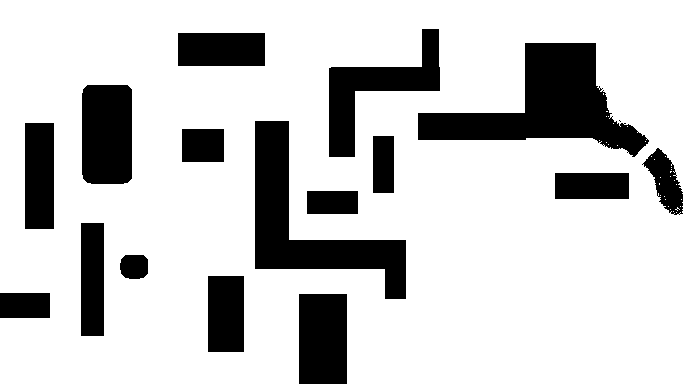
#> input picture world3.png, 683 x 384 px
$ python '(cv2)_rrtlaplace_new_edge_zero_tree_plot_function.py'
#> lines starting #> are read from the running program, lines starting #| are printed output that depends on the picture; after the words box and inside, x2 and y2 are one past the last pixel; in counts of white or black regions, pixels touching at a corner belong together; long printed decimals are rounded
# [571 lines of commented-out code are left out]

import numpy as np # NumPy
import math # Math
import random # Random
from PIL import Image, ImageOps # Image
import cv2 # CV2
from timeit import default_timer as timer # Timer
import imageio
import matplotlib.pyplot as plt
from itertools import accumulate

# Look at CuPy and PyTorch


# Ideas for GPU Acceleration:
# 1. Use CuPy library (like NumPy/SciPy but for GPUs)
    # a. This is not only faster for convolutions, but also for other NumPy stuff I think
    # b. https://www.geeksforgeeks.org/python-cupy/
# 2. Nvidia cuDNN library
# 3. PyTorch


class Node:
    """Class to store the RRT graph"""
    def __init__(self, x, y):
        self.x = x
        self.y = y
        self.parent = []
        self.point = False


# Generate a random point in the maze
def random_point(image, height, length, edges):
    check = True
    new_x = -1
    new_y = -1

    while check:
        if len(edges) == 0:
            new_x = random.randint(1, length - 2)
            new_y = random.randint(1, height - 2)

        else:
            node = random.choice(edges)
            # new_x = node.x
            # new_y = node.y
            new_x = node[1] + 4
            new_y = node[0] + 4


            if new_x <= 3 or new_x >= length-3:
                if new_y <= 3 or new_y >= height-3:
                    new_x = random.randint(1, length - 2)
                    new_y = random.randint(1, height - 2)

        # If the pixel is black
        check = False
        for i in range(-2, 3):
            for j in range(-2, 3):
                if i + new_y >= 0 and i + new_y < height and j + new_x >= 0 and j + new_x < length:
                    if(image[i+new_y][j+new_x][0] <= 10):
                        check = True

    return (new_x, new_y)

# Return the distance and angle between the new point and nearest node
def dist_and_angle(x1, y1, x2, y2):
    dist = math.sqrt( ((x1-x2)**2)+((y1-y2)**2) )
    angle = math.atan2(y2 - y1, x2 - x1)
    return (dist, angle)

# RRT Algorithm
def RRT(image, node_list, potential_map, boundary, end, RRTIterations, laplaceIterations, step_size, file_name, scaleDownFactor, start_time, result_images, times, distances, bpl, no_draw, w, h):

    # Constants
    ph, pw = potential_map.shape
    map_boundary = np.zeros((ph, pw))
    for y in range(ph):
        map_boundary[y][0] = 1
        map_boundary[y][pw-1] = 1
    for x in range(pw):
        map_boundary[0][x] = 1
        map_boundary[ph-1][x] = 1

    # Times for Each Operation
    laplace_time = 0
    edge_detection_time = 0
    gradient_descent_time = 0
    drawing_time = 0

    # Height and length for image
    height = len(image)
    length = len(image[0])

    # Kernel for Laplace equation
    kernel = np.array([[0.00, 0.25, 0.00],
                       [0.25, 0.00, 0.25],
                       [0.00, 0.25, 0.00]])

    # Zero Tree
    zero_tree = np.zeros((ph, pw))
    zero_tree[end[1]][end[0]] = 1


    total_iter = 0
    while True:

        # Laplace Equation

        # temporary_time = 0

        # m1 = timer()

        map = potential_map.copy()

        m1 = timer()

        for j in range(laplaceIterations):
            # use pytorch or cupy for this


            map = cv2.filter2D(map, -1, kernel)

            map[zero_tree == 1] = 0
            map[boundary == 1] = 1
            map[map_boundary == 1] = 1


            # temporary_time += (m2 - m1)

        # m2 = timer()

        m2 = timer()

        laplace_time += (m2 - m1)

        # Edge Detection
        m1 = timer()

        new_map = map.copy()
        new_map[new_map != 1] = 50
        new_map[new_map == 1] = 0
        new_map = np.uint8(new_map)

        # Go from PIL to CV2
        edge = cv2.Canny(new_map, 50, 150)

        # Go from CV2 to PIL
        edge = Image.fromarray(cv2.cvtColor(edge, cv2.COLOR_BGR2RGB))

        # Convert to grayscale image
        new_edge = ImageOps.grayscale(edge)

        # Crop image to avoid boundary edges
        ewidth, eheight = new_edge.size
        new_edge = new_edge.crop((2, 2, ewidth-3, eheight-3))

        # Get array of edges
        edgeArray = np.asarray(new_edge)
        edges = np.argwhere(edgeArray >= 240)

        m2 = timer()

        edge_detection_time += (m2 - m1)


        # Drawing
        if no_draw == False:
            m1 = timer()

            test_im3 = Image.open(file_name)
            w3, h3 = test_im3.size

            test_im3 = test_im3.resize((round(w3 / scaleDownFactor), round(h3 / scaleDownFactor))) # just to make the image smaller
            testResult3 = test_im3.copy()

            tw3, th3 = testResult3.size
            # i have to iterate over every pixel in the image for this
            # Is there a faster way than this?
            for ti in range(tw3):
                for tj in range(th3):
                    tgs3 = 0 # black
                    if(map[tj][ti] != 1): # NumPy array of potential
                        tgs3 = max(255 - round(map[tj][ti] * 255), 50)

                    # YOU CAN CREATE PIL IMAGE FROM NUMPY ARRAY!!!
                    testResult3.putpixel((ti, tj), (tgs3, tgs3, tgs3)) # PIL Image


            videoResult = testResult3.copy()
            bh, bw = boundary.shape
            for by in range(bh):
                for bx in range(bw):
                    if(boundary[by][bx] == 1):
                        videoResult.putpixel((bx, by), (0, 0, 127))

            draw_result(image, node_list, videoResult, end, step_size)

            m2 = timer()

            drawing_time += (m2 - m1)


        # Gradient Descent
        gm1 = timer()

        temp_drawing_time = 0

        for stuff in range(bpl):
            # Total Iterations Count
            total_iter = total_iter + 1

            if(total_iter >= RRTIterations):
                print("Iteration limit exceeded.")
                return [laplace_time, edge_detection_time, gradient_descent_time, drawing_time]
                # break

            # Get random point
            new_x, new_y = random_point(image, height, length, edges)


            tree_x = 0
            tree_y = 0

            poser = new_y
            posec = new_x

            limit = 0
            new_node_list = []
            check2 = False

            while True:

                if limit > 800:
                    # print('Path not found! Maybe try providing more Laplace iterations!')
                    break

                gradr = map[round(poser+1)][round(posec)] - map[round(poser-1)][round(posec)]
                gradc = map[round(poser)][round(posec+1)] - map[round(poser)][round(posec-1)]
                maggrad = math.sqrt(gradr**2 + gradc**2)

                if(maggrad != 0):
                    # IF THIS LESS THAN ONE (MAYBE MAKE PARAMETER), "a", call this zero gradient
                    a = step_size/maggrad # scale to pixel

                    poser = poser-a*gradr
                    posec = posec-a*gradc

                # If there is no gradient/no motion, throw away random points
                if(poser != new_y and posec != new_x):
                    new_node_list.append(Node(posec, poser))

                    zero_tree[round(poser)][round(posec)] = 1
                    check2 = True

                    if no_draw == False:
                        dm1 = timer()

                        # Put image in video
                        vResult = videoResult.copy()

                        draw_result(image, new_node_list, vResult, end, step_size)
                        for x in range(round(posec) - 2, round(posec) + 2):
                            for y in range(round(poser) - 2, round(poser) + 2):
                                if(0 < x and x < length - 1 and 0 < y and y < height - 1):
                                    vResult.putpixel((x, y), (255, 0, 0))

                        vResult = vResult.resize((w, h)) # make image large again
                        result_images.append(vResult)

                        dm2 = timer()
                        temp_drawing_time += (dm2 - dm1)

                # Stop gradient descent
                break_check = False
                for sy in range(0, 2):
                    for sx in range(0, 2):
                        if map[math.floor(poser)+sy][math.floor(posec)+sx] == 0:
                            break_check = True
                if break_check == True:
                    break

                limit = limit + 1


            if check2 == True:
                pt = Node(new_x, new_y)
                pt.point = True
                node_list.append(pt)
                zero_tree[round(new_y)][round(new_x)] = 1

                middle_time = timer()
                times.append(middle_time - start_time)
                dist, _ = dist_and_angle(tree_x, tree_y, new_x, new_y)
                distances.append(dist)
            else:
                middle_time = timer()
                times.append(middle_time - start_time)
                distances.append(0)

            node_list.extend(new_node_list)

        gm2 = timer()

        gradient_descent_time += (gm2 - gm1)
        gradient_descent_time -= temp_drawing_time
        drawing_time += temp_drawing_time


# Draw the nodes and the path
def draw_result(image, node_list, result, end, step_size):
    height = len(image)
    length = len(image[0])

    # Draw all of the nodes in the RRT
    # "Anti-aliasing"? when drawing pixel box, maybe not fill in 100% or brightness 100%?
    for node in node_list:
        round_x = round(node.x)
        round_y = round(node.y)

        if node.point == False:
            if(0 < round_x and round_x < length - 1 and 0 < round_y and round_y < height - 1):
                result.putpixel((round_x, round_y), (255, 0, 0))
        else:
            for x in range(round_x - 2, round_x + 2):
                for y in range(round_y - 2, round_y + 2):
                    if(0 < x and x < length - 1 and 0 < y and y < height - 1):
                        result.putpixel((x, y), (255, 0, 0))

    # Draw the end point
    for x in range(end[0] - 3, end[0] + 3):
        for y in range(end[1] - 3, end[1] + 3):
            if(0 < x and x < length - 1 and 0 < y and y < height - 1):
                result.putpixel((x, y), (0, 0, 255))

    # print(height, length, end)


def RRTLaplaceFunction(image, scaleDownFactor, end, RRTIterations, laplaceIterations, step_size, output_folder, output_path,
               fps, output_image, output_plot, data_file, parameter_file, time_file, bpl, no_draw):

    # Result Images for Video:
    result_images = []

    # Stuff for graph of gradient distances
    times = []
    distances = []


    file_name = image

    # Get image and convert to 2D array
    im = Image.open(image)
    w, h = im.size

    # Varying the resizing
    im = im.resize((round(w / scaleDownFactor), round(h / scaleDownFactor))) # just to make the image smaller

    image = np.asarray(im)

    height = len(image)
    length = len(image[0])

    # End Point
    end_comma = end.index(',')

    end_first_number = int(end[1:end_comma])
    end_second_number = int(end[end_comma+2:len(end)-1])

    end = (end_first_number, end_second_number)

    if(end_first_number < 0 or end_first_number >= length or end_second_number < 0 or end_second_number >= height):
        raise Exception("Sorry, the inputted end point is not in the image!")


    startTime = timer()


    node_list = [] # Node List!
    node_list.append(Node(end[0], end[1]))

    potential_map = np.ones((height, length)) # add 2 to both dimensions?

    # Get the black walls
    boundary = np.zeros((height, length))

    for y in range(height):
        for x in range(length):

            if(image[y][x][0] <= 10):
                if(end_first_number == x and end_second_number == y):
                    raise Exception("Sorry, the inputted end point is on the boundary!")

                boundary[y][x] = 1


    lt, edt, gdt, dt = RRT(image, node_list, potential_map, boundary, end, RRTIterations, laplaceIterations, step_size,
                       file_name, scaleDownFactor, startTime, result_images, times, distances, bpl, no_draw, w, h)


    endTime = timer()

    print(lt, edt, gdt, dt)

    result = im.copy() # result image
    draw_result(image, node_list, result, end, step_size)

    result = result.resize((w, h)) # make image large again


    if no_draw == False:
        # Create and save the video
        result_images.append(result)

        writer = imageio.get_writer(output_folder + "/" + output_path, fps=fps) # removed fps?

        for image_filename in result_images:
            writer.append_data(np.array(image_filename))

        writer.close()

    # Show and save the tree image
    result.save(output_folder + "/" + output_image)

    # Generate plots and save the data to .csv file
    total_distances = list(accumulate(distances))

    x = np.array(times)
    y = np.array(distances)
    total_y = np.array(total_distances)

    data = [x, y, total_y]
    np.savetxt(output_folder + "/" + data_file, data, delimiter = ",")

    # Gradient Distances vs. Time
    plt.scatter(x, y)
    plt.title("Gradient Distances vs. Time")
    plt.xlabel("Time (in seconds)")
    plt.ylabel("Gradient Distances (in pixels)")

    a = np.polyfit(x, y, 1)
    b = np.poly1d(a)

    plt.plot(x, b(x))

    plt.savefig(output_folder + "/" + "gdt" + output_plot)

    plt.close()


    # Total Gradient Distances vs. Time
    plt.scatter(x, total_y)
    plt.title("Total Gradient Distances vs. Time")
    plt.xlabel("Time (in seconds)")
    plt.ylabel("Total Gradient Distances (in pixels)")

    c = np.polyfit(x, total_y, 1)
    d = np.poly1d(c)

    plt.plot(x, d(x))

    plt.savefig(output_folder + "/" + "tgdt" + output_plot)

    plt.close()


    # Histogram
    plt.hist(y, bins = 30, edgecolor='black')
    plt.title("Histogram of Gradient Distances (in pixels)")
    plt.xlabel('Gradient Distances')
    plt.ylabel('Count of Gradient Distances')


    plt.savefig(output_folder + "/" + "hist" + output_plot)

    plt.close()


    # Output parameters to txt file
    file = open(output_folder + "/" + parameter_file, "w")
    file.write("Enter the name of your image file (include .jpg, .png, etc.): " + file_name + "\n")
    file.write("Dimensions of image: " + str(w) + " pixels by " + str(h) + " pixels!" + "\n")
    file.write("Input the factor for scaling down the image (4 recommended): " + str(scaleDownFactor) + "\n")
    file.write("Dimensions of scaled image: " + str(round(w / scaleDownFactor)) + " pixels by " + str(round(h / scaleDownFactor)) + " pixels!" + "\n")
    file.write('Enter your start point (unit: pixel) in the form of "(x, y)": (' + str(end_first_number) + ', ' + str(end_second_number) + ')' + '\n')
    file.write('Enter the number of RRT iterations (10000 recommended): ' + str(RRTIterations) + '\n')
    file.write('Enter the number of Laplace equation iterations (250 recommended): ' + str(laplaceIterations) + '\n')
    file.write('Enter the step size of the RRT (3 recommended): ' + str(step_size) + "\n")
    file.write('Enter the name of the output folder: ' + output_folder + '\n')
    file.write('Enter the desired video file name (include .mp4 at the end, make it descriptive based on the parameters entered): ' + output_path + '\n')
    file.write('Enter the fps of video (recommended 10 for small videos, 30+ for longer): ' + str(fps) + '\n')
    file.write('Enter the output tree image file (include .png at the end): ' + output_image + '\n')
    file.write('Enter the output plot image file (include .png at the end): ' + output_plot + '\n')
    file.write('Enter the desired data file (include .csv at the end): ' + data_file + '\n')
    file.write('Iteration limit exceeded.' + '\n')
    file.write('Total Time: This took ' + str(round(endTime-startTime, 3)) + ' seconds!')
    file.close()

    # Output times to txt file
    file = open(output_folder + "/" + time_file, "w")
    file.write("Laplace Time: " + str(lt) + "\n")
    file.write("Edge Detection Time: " + str(edt) + "\n")
    file.write("Gradient Descent Time: " + str(gdt) + "\n")
    file.write("Drawing Time: " + str(dt) + "\n")
    file.close()


def main():
    # conda = input("This is just for VSCode w/ Conda Python version, type anything here to start: ")

    images = ['world3']
    RRTIterations = [int(30)]
    laplaceIterations = [int(200)]

    scaleDownFactor = int(1)
    end = '(620, 356)'

    step_size = int(1)
    output_folder = 'sample_data'

    fps = int(120)

    bpl = [int(1)]

    no_draw = True


    number = 1
    for i in range(len(images)):
        for j in range(len(RRTIterations)):
            for k in range(len(laplaceIterations)):
                for l in range(len(bpl)):
                    specific = '_ye_' + images[i] + '_rrt' + str(RRTIterations[j]) + '_lap' + str(laplaceIterations[k]) + '_bql' + str(bpl[l])

                    output_path = 'vid' + specific + '.mp4'
                    output_image = 'res' + specific + '.png'
                    output_plot = 'plot' + specific + '.png'
                    data_file = 'data' + specific + '.csv'
                    parameter_file = 'param' + specific + '.txt'
                    time_file = 'time' + specific + '.txt'

                    RRTLaplaceFunction(images[i] + '.png', scaleDownFactor, end, RRTIterations[j], laplaceIterations[k],
                                    step_size, output_folder, output_path, fps, output_image, output_plot,
                                    data_file, parameter_file, time_file, bpl[l], no_draw)
#> in RRTLaplaceFunction, im is the input picture: PIL image 683x384 RGBA; mean R, G, B, A 201.9, 201.9, 201.9, 255
#> in RRTLaplaceFunction, `height = len(image)`: height = 384
#> in RRTLaplaceFunction, `length = len(image[0])`: length = 683
#> after the loop in RRTLaplaceFunction, `for y in range(height):`:
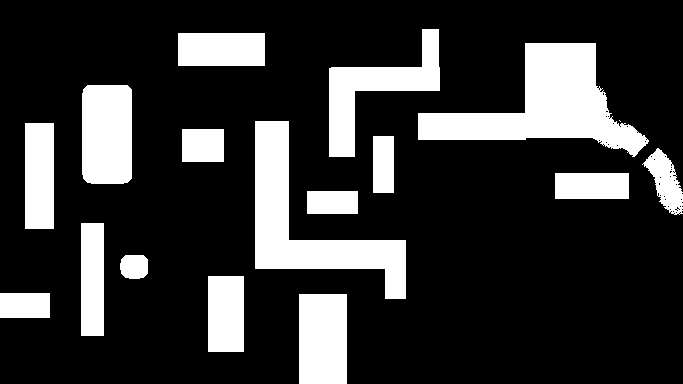
#> boundary: shape (384, 683) float64; values 0 (black) and 1 (white), 20.8% white; 17 white regions (1 under 20 px), largest, box (x1, y1, x2, y2) and area: (418, 43, 649, 157) 11208, (255, 121, 406, 299) 9055, (329, 29, 440, 157) 5024
#> after the loop in RRT, `for y in range(ph):`:
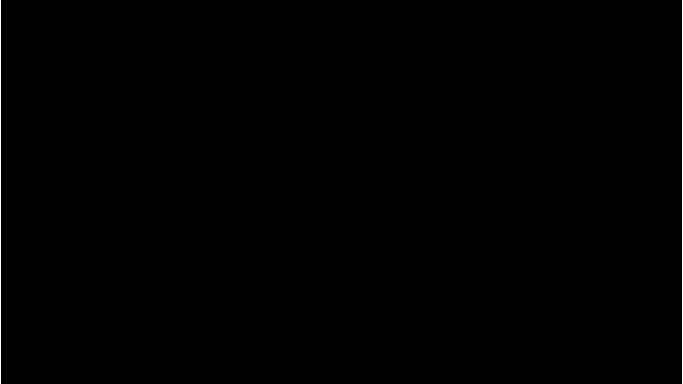
#> map_boundary: shape (384, 683) float64; values 0 (black) and 1 (white), 0.29% white in thin lines or dots
#> after the loop in RRT, `for x in range(pw):`:
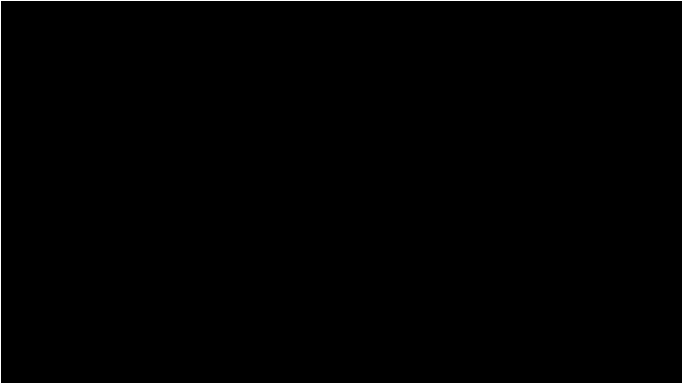
#> map_boundary: shape (384, 683) float64; values 0 (black) and 1 (white), 0.81% white in thin lines or dots
#> in RRT, `height = len(image)`: height = 384
#> in RRT, `length = len(image[0])`: length = 683
#> in RRT, `new_map[new_map != 1] = 50`:
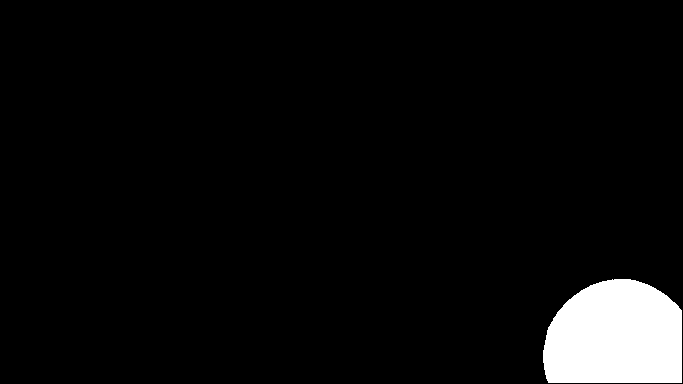
#> new_map: shape (384, 683) float64; values 1 (black) and 50 (white), 4.7% white; 1 white region, box (x1, y1, x2, y2) and area: (543, 279, 682, 383) 12453
#> in RRT, `new_edge = new_edge.crop((2, 2, ewidth-3, eheight-3))`:
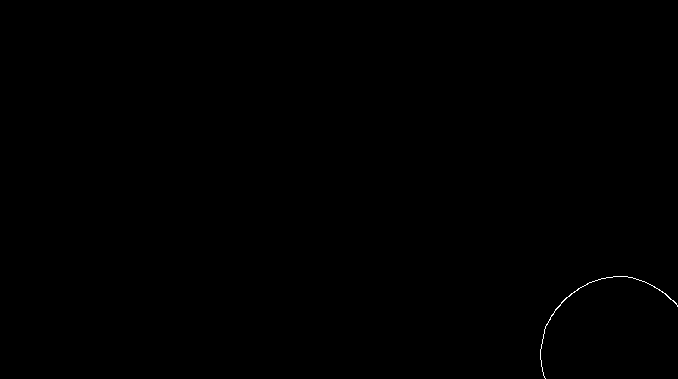
#> new_edge: PIL image 678x379 L; 0.09% white in thin lines or dots, all inside (x1, y1, x2, y2) = (540, 276, 678, 379)
#> in RRT, `edges = np.argwhere(edgeArray >= 240)`: edges = 228 pairs, first value 276 to 378, second value 540 to 677
#> the loop in RRT, `for stuff in range(bpl):` made 1 pass
#> (new_x, new_y, dist, angle in dist_and_angle) on pass 1: (546, 371, 660.1, 0.597)
#> after the loop in RRT, `for stuff in range(bpl):`: distances = [660.1]; node_list = 77 items; result_images = []; temp_drawing_time = 0; times = [1.66]; total_iter = 1
#> in RRT, `gradient_descent_time -= temp_drawing_time`: gradient_descent_time = 0.0486
#> in RRT, `drawing_time += temp_drawing_time`: drawing_time = 0
#> in RRTLaplaceFunction, `lt, edt, gdt, dt = RRT(image, node_list, potential_map, boundary, end,..`: lt = 6.91; edt = 0.228; gdt = 0.293; dt = 0
#| 6.905 0.2278 0.2927 0
#> in draw_result, `height = len(image)`: height = 384
#> in draw_result, `length = len(image[0])`: length = 683
#> the loop in draw_result, `for node in node_list:` made 1770 passes
#> (round_x, round_y) on passes 1 to 3: (620, 356), (546, 371), (547, 371)
#> in RRTLaplaceFunction, `plt.savefig(output_folder + "/" + "tgdt" + output_plot)`:
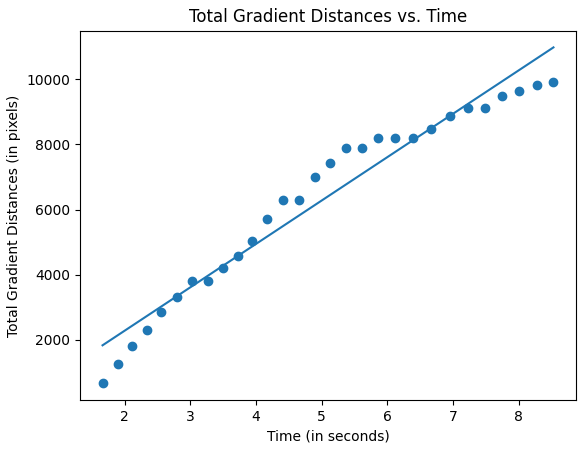
#> figure drawn by matplotlib, 1 panel; curve peaks at x = 8.53, y = 10980
#> in RRTLaplaceFunction, `plt.savefig(output_folder + "/" + "hist" + output_plot)`:
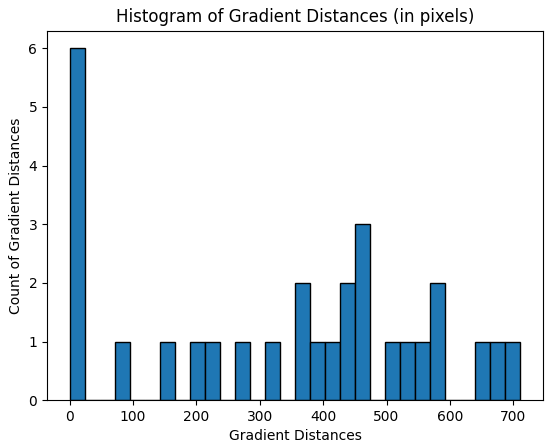
#> figure drawn by matplotlib, 1 panel; tallest bar 6 high, from x = -1.78e-15 to 23.71

                    number = number + 1


if __name__ == '__main__':
    main()
